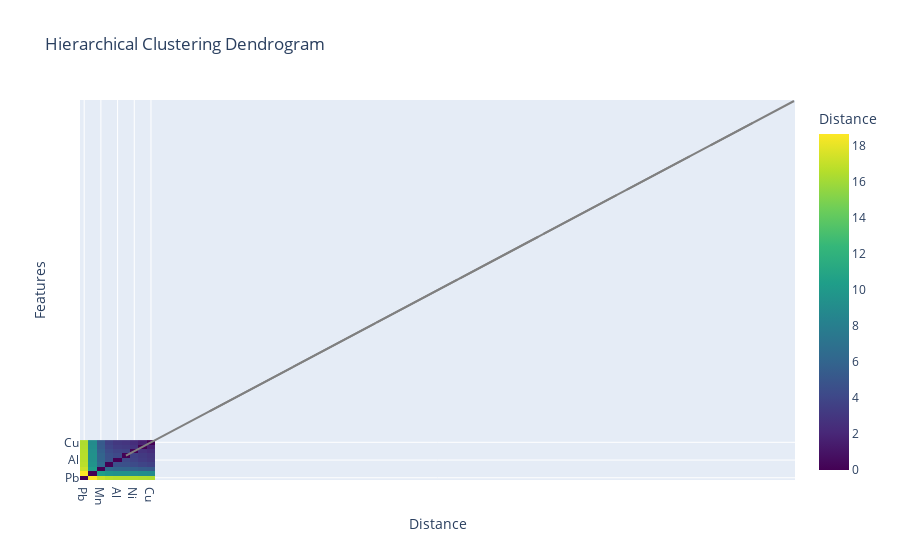

Write notebook code for a chart like this one.
### Code cell
import pandas as pd
from sklearn.decomposition import PCA
from sklearn.preprocessing import StandardScaler
import plotly.graph_objects as go
from scipy.spatial.distance import pdist, squareform
from scipy.cluster.hierarchy import linkage, dendrogram

# Assuming df is your DataFrame with numerical columns
# Fill NaN values with the mean of each column
df_filled = df.fillna(df.mean())

# Standardize the data
hscaler = StandardScaler()
df_standardized = scaler.fit_transform(df_filled)

# Apply PCA
pca = PCA()
principal_components = pca.fit_transform(df_standardized)

# Create a DataFrame with principal components
pc_df = pd.DataFrame(data=principal_components, columns=[f'PC{i+1}' for i in range(df_filled.shape[1])])

# Calculate the distance matrix for hierarchical clustering
dist_matrix = pd.DataFrame(squareform(pdist(pc_df.T, metric='euclidean')), columns=pc_df.columns, index=pc_df.columns)

# Perform hierarchical clustering to obtain linkage matrix
linkage_matrix = linkage(dist_matrix.values, method='average')

# Create a dendrogram plot using Plotly
fig = go.Figure()

dendrogram_data = dendrogram(linkage_matrix, orientation='right', color_threshold=0, above_threshold_color='gray', labels=df_filled.columns)

for i, color in zip(dendrogram_data['icoord'], dendrogram_data['color_list']):
    fig.add_shape(type='line', x0=i[0], y0=i[1], x1=i[2], y1=i[3], line=dict(color=color))

fig.update_layout(
    title='Hierarchical Clustering Dendrogram',
    xaxis_title='Distance',
    yaxis_title='Features',
    showlegend=False
)

# Add a heatmap for the distance matrix
fig.add_trace(go.Heatmap(z=dist_matrix.values,
                        x=df_filled.columns,
                        y=df_filled.columns,
                        colorscale='viridis',
                        colorbar=dict(title='Distance')))

# Show the plot
fig.show()

### Figure 1 — Plotly figure (JSON) as saved in the notebook; plotly's stock layout.template omitted (floating-point values rounded to 4 significant figures)
{"data": [{"colorbar": {"title": {"text": "Distance"}}, "colorscale": [[0, "#440154"], [0.1111, "#482878"], [0.2222, "#3e4989"], [0.3333, "#31688e"], [0.4444, "#26828e"], [0.5556, "#1f9e89"], [0.6667, "#35b779"], [0.7778, "#6ece58"], [0.8889, "#b5de2b"], [1, "#fde725"]], "type": "heatmap", "x": ["Pb", "Zn", "Mn", "Fe", "Al", "Cr", "Ni", "Co", "Cu"], "y": ["Pb", "Zn", "Mn", "Fe", "Al", "Cr", "Ni", "Co", "Cu"], "z": [[0, 18.67, 17.19, 16.78, 16.65, 16.63, 16.54, 16.45, 16.39], [18.67, 0, 10.37, 9.659, 9.445, 9.398, 9.251, 9.089, 8.981], [17.19, 10.37, 0, 6.344, 6.013, 5.939, 5.704, 5.438, 5.255], [16.78, 9.659, 6.344, 0, 4.69, 4.595, 4.286, 3.925, 3.667], [16.65, 9.445, 6.013, 4.69, 0, 4.125, 3.778, 3.363, 3.058], [16.63, 9.398, 5.939, 4.595, 4.125, 0, 3.66, 3.229, 2.91], [16.54, 9.251, 5.704, 4.286, 3.778, 3.66, 0, 2.773, 2.394], [16.45, 9.089, 5.438, 3.925, 3.363, 3.229, 2.773, 0, 1.662], [16.39, 8.981, 5.255, 3.667, 3.058, 2.91, 2.394, 1.662, 0]]}], "layout": {"shapes": [{"line": {"color": "gray"}, "type": "line", "x0": 75, "x1": 85, "y0": 75, "y1": 85}, {"line": {"color": "gray"}, "type": "line", "x0": 65, "x1": 80, "y0": 65, "y1": 80}, {"line": {"color": "gray"}, "type": "line", "x0": 55, "x1": 72.5, "y0": 55, "y1": 72.5}, {"line": {"color": "gray"}, "type": "line", "x0": 45, "x1": 63.75, "y0": 45, "y1": 63.75}, {"line": {"color": "gray"}, "type": "line", "x0": 35, "x1": 54.38, "y0": 35, "y1": 54.38}, {"line": {"color": "gray"}, "type": "line", "x0": 25, "x1": 44.69, "y0": 25, "y1": 44.69}, {"line": {"color": "gray"}, "type": "line", "x0": 15, "x1": 34.84, "y0": 15, "y1": 34.84}, {"line": {"color": "gray"}, "type": "line", "x0": 5, "x1": 24.92, "y0": 5, "y1": 24.92}], "showlegend": false, "title": {"text": "Hierarchical Clustering Dendrogram"}, "xaxis": {"title": {"text": "Distance"}}, "yaxis": {"title": {"text": "Features"}}}}
